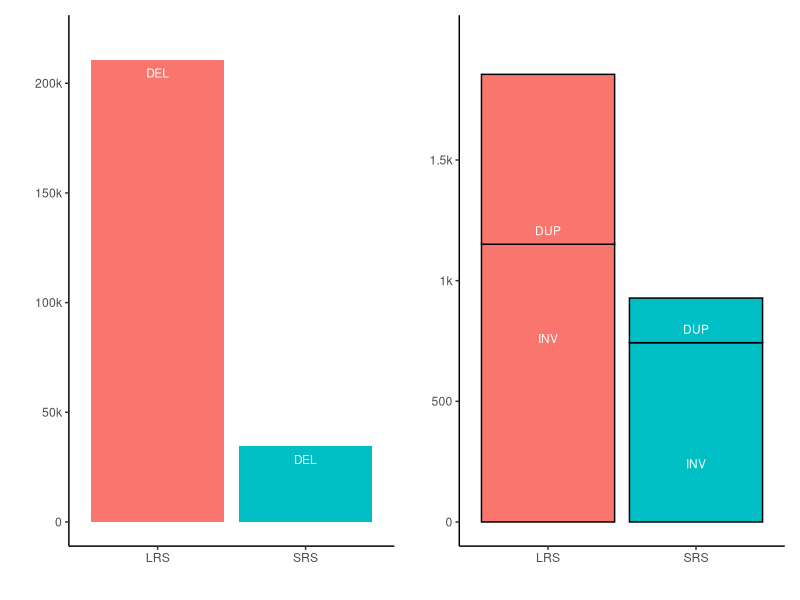
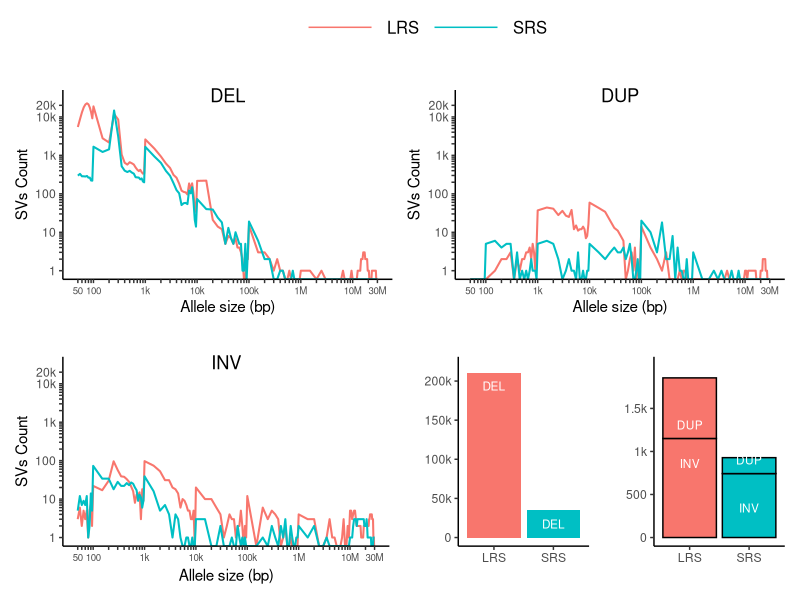
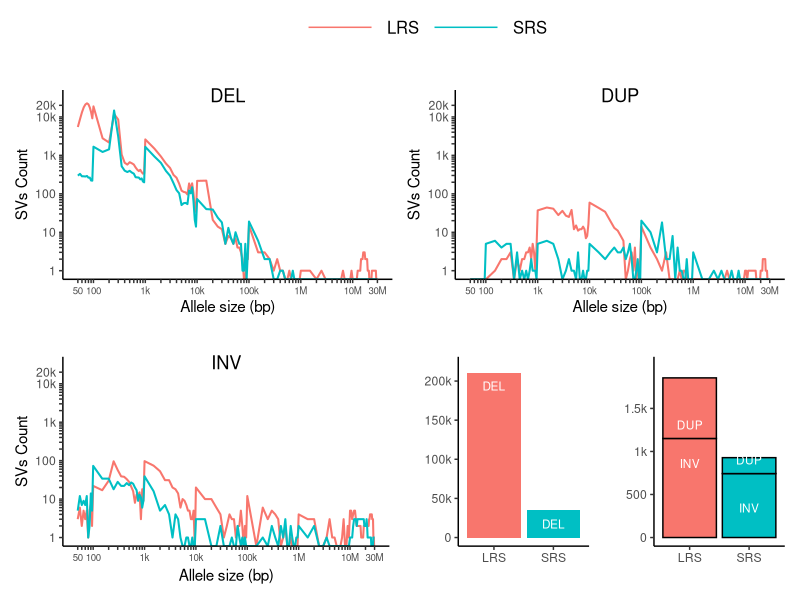

These figures' R source, in order:
## 进入数据所在目录
setwd("~/Desktop/BGI/biodiversity/projects/Cyclone/Pig/analysis/Summary20260323/Figures/Figure1/PanelD")

library(ggplot2)
library(scales)
library(patchwork)
library(cowplot)


data1 <- read.delim("CycloneSEQ_DNBSEQ_DEL_length.tsv", header = FALSE)
p1 <- ggplot(data1, aes(x = V1, y = V2, color = V3)) + geom_line(linewidth = 0.7) +
  scale_y_log10(
    limits = c(1, 30000),
    breaks = c(1, 2, 3, 4, 5, 6, 7, 8, 9, 10, 20, 30, 40, 50, 60, 70, 80, 90, 100, 200, 300, 400, 500, 600, 700, 800, 900, 1000, 2000, 3000, 4000, 5000, 6000, 7000, 8000, 9000, 10000, 20000),
    labels = c("1", "", "", "", "", "", "", "", "", "10", "", "", "", "", "", "", "", "", "100", "", "", "", "", "", "", "", "", "1k", "", "", "", "", "", "", "", "", "10k", "20k")
  ) + 
  scale_x_log10(
    limits = c(50, 30000000),
    breaks = c(50, 60, 70, 80, 90, 100, 200, 300, 400, 500, 600, 700, 800, 900, 1000, 2000, 3000, 4000, 5000, 6000, 7000, 8000, 9000, 10000, 20000, 30000, 40000, 50000, 60000, 70000, 80000, 90000, 100000, 200000, 300000, 400000, 500000, 600000, 700000, 800000, 900000, 1000000, 2000000, 3000000, 4000000, 5000000, 6000000, 7000000, 8000000, 9000000, 10000000, 20000000, 30000000),
    labels = c("50", "", "", "", "", "100", "", "", "", "", "", "", "", "", "1k", "", "", "", "", "", "", "", "", "10k", "", "", "", "", "", "", "", "", "100k", "", "", "", "", "", "", "", "", "1M", "", "", "", "", "", "", "", "", "10M", "", "30M")
  ) + 
  theme_classic() + xlab("Allele size (bp)") + ylab("SVs Count") + labs(title = "DEL") + theme(legend.position = "none", axis.text.x = element_text(size = 7), plot.title = element_text(hjust = 0.5, vjust = -5))
  
  
data2 <- read.delim("CycloneSEQ_DNBSEQ_DUP_length.tsv", header = FALSE)
p2 <- ggplot(data2, aes(x = V1, y = V2, color = V3)) +  geom_line(linewidth = 0.7) + 
  scale_y_log10(
    limits = c(1, 30000),
    breaks = c(1, 2, 3, 4, 5, 6, 7, 8, 9, 10, 20, 30, 40, 50, 60, 70, 80, 90, 100, 200, 300, 400, 500, 600, 700, 800, 900, 1000, 2000, 3000, 4000, 5000, 6000, 7000, 8000, 9000, 10000, 20000),
    labels = c("1", "", "", "", "", "", "", "", "", "10", "", "", "", "", "", "", "", "", "100", "", "", "", "", "", "", "", "", "1k", "", "", "", "", "", "", "", "", "10k", "20k")
  ) + 
  scale_x_log10(
    limits = c(50, 30000000),
    breaks = c(50, 60, 70, 80, 90, 100, 200, 300, 400, 500, 600, 700, 800, 900, 1000, 2000, 3000, 4000, 5000, 6000, 7000, 8000, 9000, 10000, 20000, 30000, 40000, 50000, 60000, 70000, 80000, 90000, 100000, 200000, 300000, 400000, 500000, 600000, 700000, 800000, 900000, 1000000, 2000000, 3000000, 4000000, 5000000, 6000000, 7000000, 8000000, 9000000, 10000000, 20000000, 30000000),
    labels = c("50", "", "", "", "", "100", "", "", "", "", "", "", "", "", "1k", "", "", "", "", "", "", "", "", "10k", "", "", "", "", "", "", "", "", "100k", "", "", "", "", "", "", "", "", "1M", "", "", "", "", "", "", "", "", "10M", "", "30M")
  ) + 
  theme_classic() + xlab("Allele size (bp)") + ylab("SVs Count") + labs(title = "DUP") + theme(legend.position = "none", axis.text.x = element_text(size = 7), plot.title = element_text(hjust = 0.5, vjust = -5))


data3 <- read.delim("CycloneSEQ_DNBSEQ_INV_length.tsv", header = FALSE)
p3 <- ggplot(data3, aes(x = V1, y = V2, color = V3)) + geom_line(linewidth = 0.7) + 
  scale_y_log10(
    limits = c(1, 30000),
    breaks = c(1, 2, 3, 4, 5, 6, 7, 8, 9, 10, 20, 30, 40, 50, 60, 70, 80, 90, 100, 200, 300, 400, 500, 600, 700, 800, 900, 1000, 2000, 3000, 4000, 5000, 6000, 7000, 8000, 9000, 10000, 20000),
    labels = c("1", "", "", "", "", "", "", "", "", "10", "", "", "", "", "", "", "", "", "100", "", "", "", "", "", "", "", "", "1k", "", "", "", "", "", "", "", "", "10k", "20k")
  ) + 
  scale_x_log10(
    limits = c(50, 30000000),
    breaks = c(50, 60, 70, 80, 90, 100, 200, 300, 400, 500, 600, 700, 800, 900, 1000, 2000, 3000, 4000, 5000, 6000, 7000, 8000, 9000, 10000, 20000, 30000, 40000, 50000, 60000, 70000, 80000, 90000, 100000, 200000, 300000, 400000, 500000, 600000, 700000, 800000, 900000, 1000000, 2000000, 3000000, 4000000, 5000000, 6000000, 7000000, 8000000, 9000000, 10000000, 20000000, 30000000),
    labels = c("50", "", "", "", "", "100", "", "", "", "", "", "", "", "", "1k", "", "", "", "", "", "", "", "", "10k", "", "", "", "", "", "", "", "", "100k", "", "", "", "", "", "", "", "", "1M", "", "", "", "", "", "", "", "", "10M", "", "30M")
  ) + 
  theme_classic() + xlab("Allele size (bp)") + ylab("SVs Count") + labs(title = "INV") + theme(legend.position = "none", axis.text.x = element_text(size = 7), plot.title = element_text(hjust = 0.5, vjust = -5))

data4  <- read.table("SV_count.graph.txt", quote="\"", comment.char="")
pdf("SV_count.graph.pdf", height = 3, width = 3); 
p4_1 <- ggplot(data4[data4$V2 == "DEL",], aes(x = V1, y = V3, fill=V1)) + geom_bar(stat = "identity") + 
  theme_classic() + theme(legend.position = "none") + xlab("") + ylab("") + 
  scale_x_discrete(labels = c("CycloneSEQ" = "LRS", "DNBSEQ" = "SRS")) + 
  scale_y_continuous(limits = c(0, 220000), breaks = c(0, 50000, 100000, 150000, 200000), labels = c("0", "50k", "100k", "150k", "200k")) +
  geom_text(aes(label = V2), position = position_dodge(width = 0.8), vjust = 2, hjust = 0.5, color = "white", size = 3)

data5 <- data4[data4$V2 != "DEL",]
p4_2 <- ggplot(data5[nrow(data5):1, ], aes(x = V1, y = V3, fill = V1)) + 
  geom_bar(stat = "identity", position = "stack", color = "black") + 
  theme_classic() + theme(legend.position = "none") + xlab("") + ylab("") + 
  scale_x_discrete(labels = c("CycloneSEQ" = "LRS", "DNBSEQ" = "SRS")) + 
  geom_text(aes(label = rev(V2)), position = position_dodge(width = 0.8), vjust = -1, hjust = 0.5, color = "white", size = 3) +
  scale_y_continuous(limits = c(0, 2000), breaks = c(0, 500, 1000, 1500), labels = c("0", "500", "1k", "1.5k"))

p4 <- p4_1 + p4_2
p4
dev.off()


legend_data <- data.frame(V3 = unique(data1$V3), x = 1, y = 1)
legend_plot <- ggplot(legend_data, aes(x, y, color = V3)) + 
  geom_line() + scale_color_discrete(labels = c("LRS", "SRS")) + 
  theme_void() + theme( legend.position = "top", legend.direction = "horizontal", legend.box = "horizontal", legend.text = element_text(size = 12)) + 
  guides(color = guide_legend(title = NULL, keywidth = unit(2, "cm"), keyheight = unit(1, "cm")))

combined <- legend_plot / (p1 + p2) / (p3 + p4) + plot_layout(heights = c(0.01, 1, 1))
ggsave("PanelD.png", combined, height = 7, width = 6, dpi = 300)
ggsave("PanelD.pdf", combined, height = 7, width = 6)
